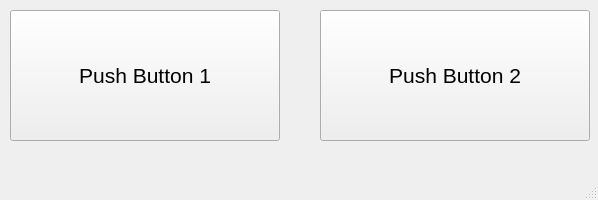
<?xml version="1.0" encoding="UTF-8"?>
<ui version="4.0">
 <class>MainWindow</class>
 <widget class="QMainWindow" name="MainWindow">
  <property name="geometry">
   <rect>
    <x>0</x>
    <y>0</y>
    <width>598</width>
    <height>200</height>
   </rect>
  </property>
  <property name="windowTitle">
   <string>Status Bar Messages</string>
  </property>
  <widget class="QWidget" name="centralwidget">
   <widget class="QPushButton" name="button1_pushButton">
    <property name="geometry">
     <rect>
      <x>10</x>
      <y>10</y>
      <width>270</width>
      <height>131</height>
     </rect>
    </property>
    <property name="font">
     <font>
      <pointsize>16</pointsize>
     </font>
    </property>
    <property name="text">
     <string>Push Button 1</string>
    </property>
   </widget>
   <widget class="QPushButton" name="button2_pushButton_2">
    <property name="geometry">
     <rect>
      <x>320</x>
      <y>10</y>
      <width>270</width>
      <height>131</height>
     </rect>
    </property>
    <property name="font">
     <font>
      <pointsize>16</pointsize>
     </font>
    </property>
    <property name="text">
     <string>Push Button 2</string>
    </property>
   </widget>
  </widget>
  <widget class="QMenuBar" name="menubar">
   <property name="geometry">
    <rect>
     <x>0</x>
     <y>0</y>
     <width>598</width>
     <height>21</height>
    </rect>
   </property>
  </widget>
  <widget class="QStatusBar" name="statusbar"/>
 </widget>
 <resources/>
 <connections/>
</ui>
